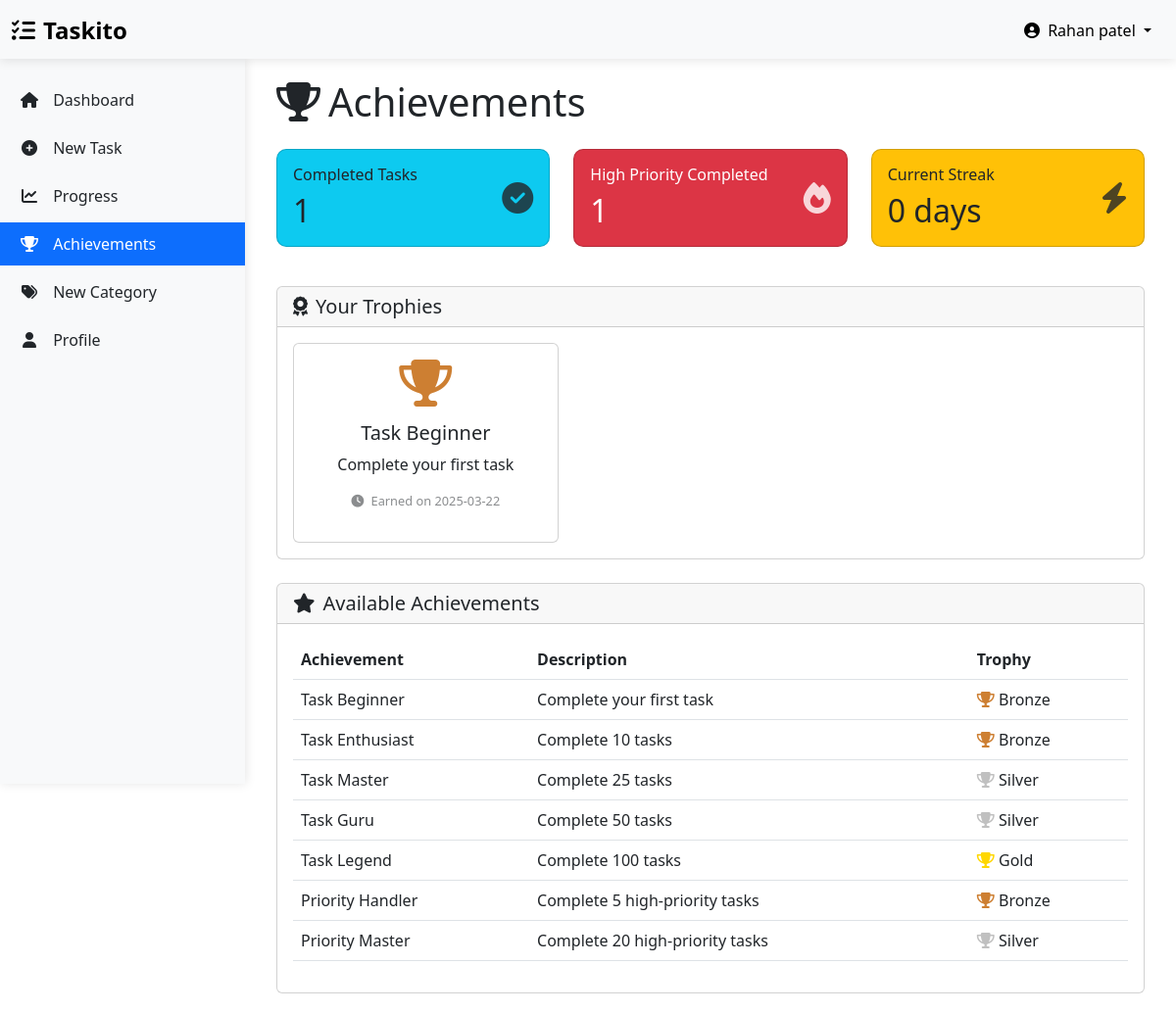
/achievements (signed in), run on the app's committed database.
### models.py (models this page shows, shortened)
class User(UserMixin, db.Model):
    id = db.Column(db.Integer, primary_key=True)
    username = db.Column(db.String(64), index=True, nullable=False)
    email = db.Column(db.String(120), index=True, unique=True, nullable=False)
    password_hash = db.Column(db.String(256), nullable=False)
    joined_at = db.Column(db.DateTime, default=datetime.utcnow)
    tasks = db.relationship('Task', backref='user', lazy='dynamic', cascade='all, delete-orphan')
    categories = db.relationship('Category', backref='user', lazy='dynamic', cascade='all, delete-orphan')
    achievements = db.relationship('Achievement', backref='user', lazy='dynamic', cascade='all, delete-orphan')

class Achievement(db.Model):
    id = db.Column(db.Integer, primary_key=True)
    name = db.Column(db.String(100), nullable=False)
    description = db.Column(db.Text, nullable=False)
    trophy_level = db.Column(db.Integer, default=1)  # 1 (Bronze), 2 (Silver), 3 (Gold)
    earned_at = db.Column(db.DateTime, default=datetime.utcnow)
    user_id = db.Column(db.Integer, db.ForeignKey('user.id'), nullable=False)

### routes.py (the view)
@app.route('/achievements')
@login_required
def achievements():
    user_achievements = Achievement.query.filter_by(user_id=current_user.id).order_by(
        Achievement.trophy_level.desc(), Achievement.earned_at.desc()
    ).all()
    completed_tasks_count = Task.query.filter_by(
        user_id=current_user.id,
        is_completed=True
    ).count()
    high_priority_completed = Task.query.filter_by(
        user_id=current_user.id,
        is_completed=True,
        priority=3
    ).count()
    streak = 0
    return render_template(
        'achievements.html',
        title='Achievements',
        achievements=user_achievements,
        completed_tasks=completed_tasks_count,
        high_priority_completed=high_priority_completed,
        streak=streak,
        Achievement=Achievement
    )

### app.py (called while the page is built)
    @login_manager.user_loader
    def load_user(user_id):
        return User.query.get(int(user_id))

### templates/achievements.html (shortened to what this page needs)
{% extends "base.html" %}
{% block content %}
<div class="container-fluid">
    <h1 class="mb-4">
        <i class="fas fa-trophy me-2"></i>Achievements
    </h1>
    <div class="row mb-4">
        <div class="col-md-4 mb-3">
            <div class="card bg-info text-dark stats-card">
                <div class="card-body">
                    <div class="d-flex justify-content-between align-items-center">
                        <div>
                            <h6 class="card-title">Completed Tasks</h6>
                            <h2 class="mb-0">{{ completed_tasks }}</h2>
                        </div>
                        <div class="stats-icon">
                            <i class="fas fa-check-circle"></i>
                        </div>
                    </div>
                </div>
            </div>
        </div>
        <div class="col-md-4 mb-3">
            <div class="card bg-danger text-white stats-card">
                <div class="card-body">
                    <div class="d-flex justify-content-between align-items-center">
                        <div>
                            <h6 class="card-title">High Priority Completed</h6>
                            <h2 class="mb-0">{{ high_priority_completed }}</h2>
                        </div>
                        <div class="stats-icon">
                            <i class="fas fa-fire"></i>
                        </div>
                    </div>
                </div>
            </div>
        </div>
        <div class="col-md-4 mb-3">
            <div class="card bg-warning text-dark stats-card">
                <div class="card-body">
                    <div class="d-flex justify-content-between align-items-center">
                        <div>
                            <h6 class="card-title">Current Streak</h6>
                            <h2 class="mb-0">{{ streak }} day{% if streak != 1 %}s{% endif %}</h2>
                        </div>
                        <div class="stats-icon">
                            <i class="fas fa-bolt"></i>
                        </div>
                    </div>
                </div>
            </div>
        </div>
    </div>
    <div class="card">
        <div class="card-header">
            <h5 class="card-title mb-0">
                <i class="fas fa-award me-2"></i>Your Trophies
            </h5>
        </div>
        <div class="card-body">
            {% if achievements %}
            <div class="achievement-grid" style="display: grid; grid-template-columns: repeat(auto-fill, minmax(200px, 1fr)); gap: 20px;">
                {% for achievement in achievements %}
                <div class="card trophy-card">
                    <div class="card-body">
                        <div class="trophy-container" data-level="{{ achievement.trophy_level }}">
                            <i class="fa fa-trophy trophy-icon
                                {% if achievement.trophy_level == 1 %}trophy-bronze
                                {% elif achievement.trophy_level == 2 %}trophy-silver
                                {% elif achievement.trophy_level == 3 %}trophy-gold{% endif %}"
                               style="font-size: 3rem;"></i>
                        </div>
                        <h5 class="card-title">{{ achievement.name }}</h5>
                        <p class="card-text">{{ achievement.description }}</p>
                        <p class="achievement-date text-muted">
                            <i class="fas fa-clock me-1"></i>
                            Earned on {{ achievement.earned_at.strftime('%Y-%m-%d') }}
                        </p>
                    </div>
                </div>
                {% endfor %}
            </div>
            {% endif %}
        </div>
    </div>
    <div class="card mt-4">
        <div class="card-header">
            <h5 class="card-title mb-0">
                <i class="fas fa-star me-2"></i>Available Achievements
            </h5>
        </div>
        <div class="card-body">
            <div class="table-responsive">
                <table class="table">
                    <thead>
                        <tr>
                            <th>Achievement</th>
                            <th>Description</th>
                            <th>Trophy</th>
                        </tr>
                    </thead>
                    <tbody>
                        <tr>
                            <td>Task Beginner</td>
                            <td>Complete your first task</td>
                            <td><i class="fa fa-trophy trophy-bronze"></i> Bronze</td>
                        </tr>
                        <tr>
                            <td>Task Enthusiast</td>
                            <td>Complete 10 tasks</td>
                            <td><i class="fa fa-trophy trophy-bronze"></i> Bronze</td>
                        </tr>
                        <tr>
                            <td>Task Master</td>
                            <td>Complete 25 tasks</td>
                            <td><i class="fa fa-trophy trophy-silver"></i> Silver</td>
                        </tr>
                        <tr>
                            <td>Task Guru</td>
                            <td>Complete 50 tasks</td>
                            <td><i class="fa fa-trophy trophy-silver"></i> Silver</td>
                        </tr>
                        <tr>
                            <td>Task Legend</td>
                            <td>Complete 100 tasks</td>
                            <td><i class="fa fa-trophy trophy-gold"></i> Gold</td>
                        </tr>
                        <tr>
                            <td>Priority Handler</td>
                            <td>Complete 5 high-priority tasks</td>
                            <td><i class="fa fa-trophy trophy-bronze"></i> Bronze</td>
                        </tr>
                        <tr>
                            <td>Priority Master</td>
                            <td>Complete 20 high-priority tasks</td>
                            <td><i class="fa fa-trophy trophy-silver"></i> Silver</td>
                        </tr>
                    </tbody>
                </table>
            </div>
        </div>
    </div>
</div>
{% endblock %}

### templates/base.html (shortened to what this page needs)
<!DOCTYPE html>
<html lang="en" data-bs-theme="light">
<head>
    <link rel="stylesheet" href="https://cdn.jsdelivr.net/npm/bootstrap@5.3.0/dist/css/bootstrap.min.css">
    <link rel="stylesheet" href="https://cdnjs.cloudflare.com/ajax/libs/font-awesome/6.4.0/css/all.min.css">
    <link rel="stylesheet" href="{{ url_for('static', filename='css/custom.css') }}">
    <link rel="stylesheet" href="{{ url_for('static', filename='css/mobile.css') }}">
</head>
<body>
    {% if current_user.is_authenticated %}
    <header class="app-header navbar navbar-light bg-light">
        <div class="container-fluid">
            <a class="navbar-brand app-logo" href="{{ url_for('dashboard') }}">
                <i class="fas fa-tasks me-2"></i>Taskito
            </a>
            <div class="d-flex">
                <div class="dropdown">
                    <button class="btn btn-light dropdown-toggle" type="button" id="userMenu"
                            data-bs-toggle="dropdown" aria-expanded="false">
                        <i class="fas fa-user-circle me-1"></i>
                        {{ current_user.username }}
                    </button>
                </div>
            </div>
        </div>
    </header>
    <div class="main-container">
        <aside id="sidebar" class="sidebar bg-light">
            <ul class="nav flex-column text-dark">
                <li class="nav-item">
                    <a class="nav-link {% if request.endpoint == 'dashboard' %}active{% endif %}"
                       href="{{ url_for('dashboard') }}">
                        <i class="fas fa-home"></i> Dashboard
                    </a>
                </li>
                <li class="nav-item">
                    <a class="nav-link {% if request.endpoint == 'new_task' %}active{% endif %}"
                       href="{{ url_for('new_task') }}">
                        <i class="fas fa-plus-circle"></i> New Task
                    </a>
                </li>
                <li class="nav-item">
                    <a class="nav-link {% if request.endpoint == 'progress' %}active{% endif %}"
                       href="{{ url_for('progress') }}">
                        <i class="fas fa-chart-line"></i> Progress
                    </a>
                </li>
                <li class="nav-item">
                    <a class="nav-link {% if request.endpoint == 'achievements' %}active{% endif %}"
                       href="{{ url_for('achievements') }}">
                        <i class="fas fa-trophy"></i> Achievements
                    </a>
                </li>
                <li class="nav-item">
                    <a class="nav-link {% if request.endpoint == 'new_category' %}active{% endif %}"
                       href="{{ url_for('new_category') }}">
                        <i class="fas fa-tags"></i> New Category
                    </a>
                </li>
                <li class="nav-item">
                    <a class="nav-link {% if request.endpoint == 'profile' %}active{% endif %}"
                       href="{{ url_for('profile') }}">
                        <i class="fas fa-user"></i> Profile
                    </a>
                </li>
            </ul>
        </aside>
        <main class="content-area" style="margin-left: var(--sidebar-width);">
            {% block content %}{% endblock %}
        </main>
    </div>
    {% endif %}
</body>
</html>

### static/css/custom.css (style rules this page uses)
:root { --sidebar-width: 250px; --header-height: 60px; }
body { min-height: 100vh; display: flex; flex-direction: column; }
.main-container { display: flex; flex: 1; }
.content-area { flex: 1; padding: 20px; transition: margin-left 0.3s; }
.sidebar { width: var(--sidebar-width); position: fixed; height: calc(100vh - var(--header-height)); top: var(--header-height); left: 0; z-index: 100; padding: 20px 0; box-shadow: 1px 0 10px rgba(0, 0, 0, 0.1); transition: all 0.3s; overflow-y: auto; }
.sidebar .nav-link { padding: 10px 20px; color: var(--bs-dark); border-radius: 0; margin-bottom: 5px; }
.sidebar .nav-link.active { background-color: var(--bs-primary); color: white; }
.sidebar .nav-link i { margin-right: 10px; width: 20px; text-align: center; }
.app-header { height: var(--header-height); box-shadow: 0 2px 10px rgba(0, 0, 0, 0.1); z-index: 1000; }
.app-logo { font-size: 1.5rem; font-weight: bold; }
.trophy-card { text-align: center; transition: transform 0.2s; }
.trophy-bronze { color: #CD7F32; }
.trophy-silver { color: #C0C0C0; }
.trophy-gold { color: #FFD700; }
.trophy-icon { font-size: 2.5rem; margin-bottom: 15px; }
.achievement-date { font-size: 0.8rem; opacity: 0.7; }
.stats-card { border-radius: 10px; transition: transform 0.2s; }
.stats-icon { font-size: 2rem; opacity: 0.8; }

### data on the page
User: username "Rahan patel"
Achievement: trophy_level 1 (drawn), name "Task Beginner", description "Complete your first task", earned_at "2025-03-22"

### other printed values
{{ completed_tasks }} "1"
{{ high_priority_completed }} "1"
{{ streak }} "0"
